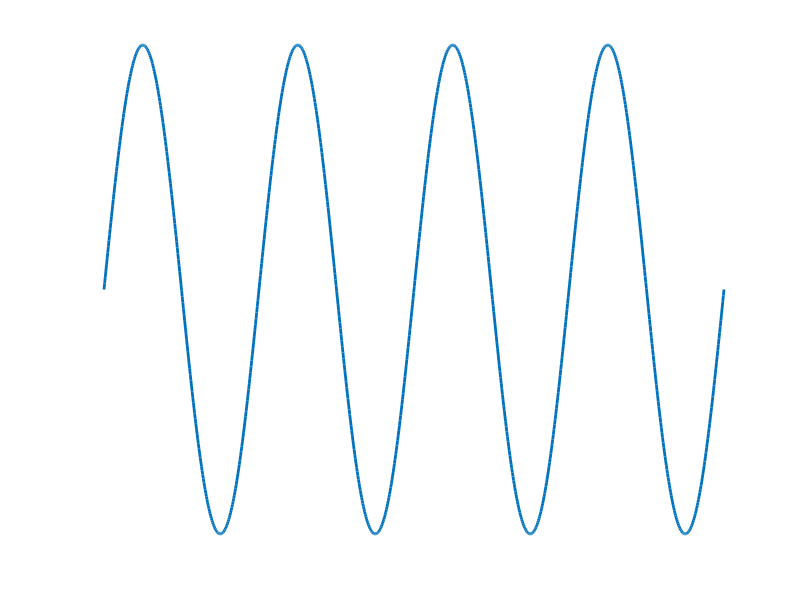
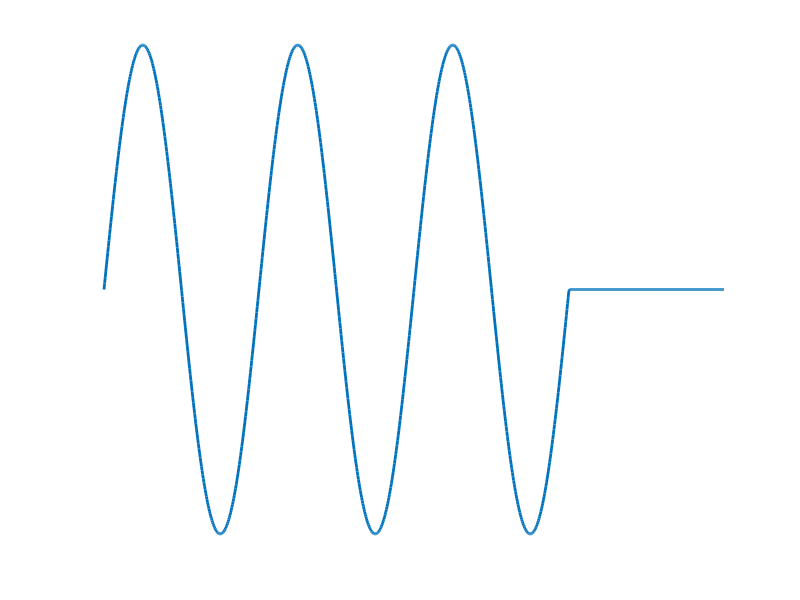
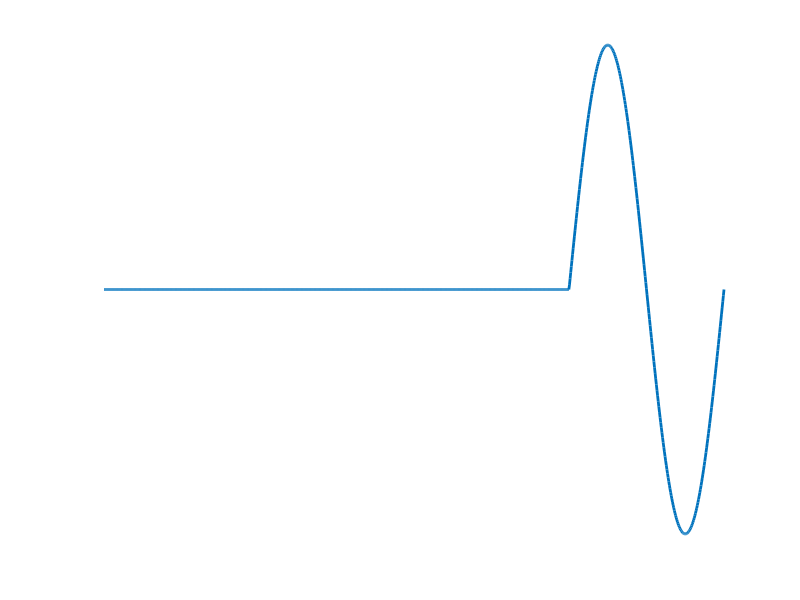

Recreate these plots in MATLAB, in order.
% Define the parameters
x = 2;    % Length of the sine wave
y = 1.5;     % Cutoff point
freq = 2;  % Frequency of the sine wave (lowered)

% Generate the x-axis values
t = linspace(0, x, 1000);

% Generate the sine wave
sin_wave = sin(2*pi*freq*t);
% Plot the first sine wave
figure;
plot(t, sin_wave, 'LineWidth', 2);   % Increase line width
box off;            % Remove figure borders
set(gca, 'Visible', 'off');   % Hide axis
title('');
xlabel('');
ylabel('');

% Generate the second wave with cutoff at y
sin_wave_cutoff = sin_wave;
sin_wave_cutoff(t > y) = 0;

% Plot the second sine wave with cutoff
figure;
plot(t, sin_wave_cutoff, 'LineWidth', 2);   % Increase line width
box off;            % Remove figure borders
set(gca, 'Visible', 'off');   % Hide axis
title('');
xlabel('');
ylabel('');

% Generate the third wave from y to x
sin_wave_partial = sin_wave;
sin_wave_partial(t < y | t > x) = 0;

% Plot the third sine wave from y to x
figure;
plot(t, sin_wave_partial, 'LineWidth', 2);   % Increase line width
box off;            % Remove figure borders
set(gca, 'Visible', 'off');   % Hide axis
title('');
xlabel('');
ylabel('');